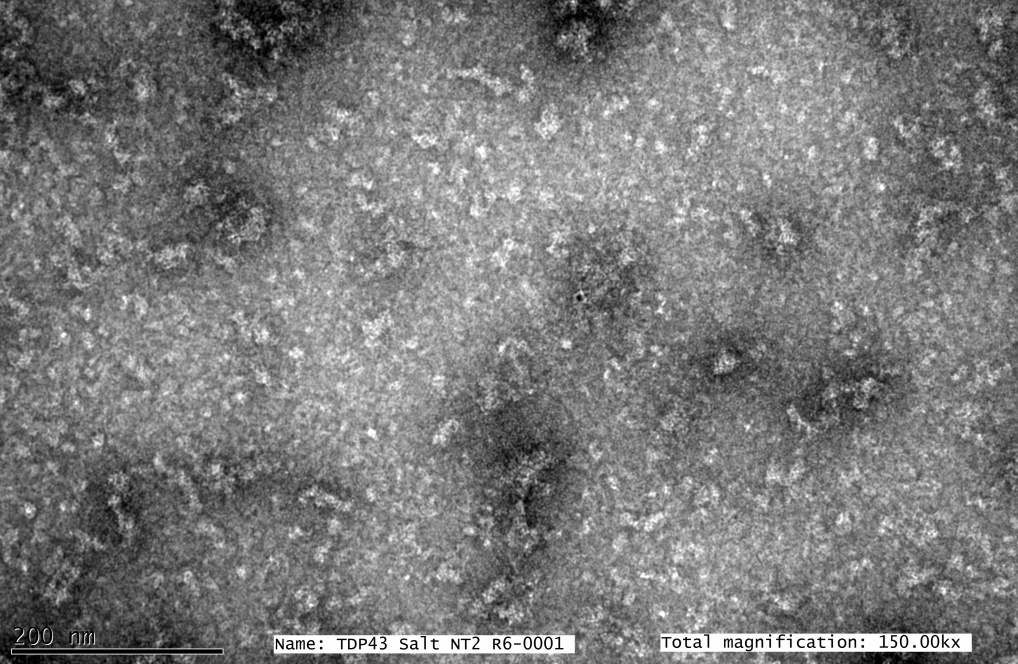
#> input picture samples/compressed/tdp43_compressed_0.jpg, 1018 x 664 px; its folder holds only this picture in this run
$ jupyter execute 2_pygempick-tutorial-dual-high-contrast-detection.ipynb   (shell and % lines are left out)   (older library calls are emulated)
#> lines starting #> are read from the running program, lines starting #| are printed output that depends on the picture
#> further down, orig_img is the input picture: shape (664, 1018, 3); min 0, max 255, mean 123.1
### pygempick/core.py
"""
Created on Wed May  9 15:06:15 2018

@author: Joseph Marsilla
@email: joseph.marsilla@mail.utoronto.ca

"""
import numpy as np
import cv2

# [53 lines left out: functions file2compress, img2compress, back_eq, not called in this run]


##define the filter of the scaled 3x3 laplacian kernel...(High Contract LPF)
def hclap_filt(p,image, noise):

    '''
    New High Contrast Laplace Filter. Takes even and odd scaling parameters 5+, input is
    regular py.compress image output, if noise == 'yes' will add median blur after filter applied.

    '''
#> called with p = 25, noise = 'no'

    image = cv2.cvtColor(image, cv2.COLOR_RGB2GRAY)

    kernel = np.array([[0,-1,0], [-1,p,-1], [0,-1,0]])

    output = cv2.filter2D(image, -1, kernel)
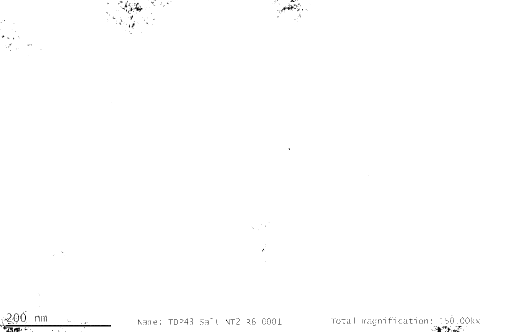
#> output: shape (664, 1018) (shown at 1/2 size); min 0, max 255, mean 254

    if noise == 'yes':

        output = cv2.medianBlur(output,9)

    return output


def hlog_filt(p, image, noise):

    '''
    New High-Contrast Laplace of Gaussian Filter. Takes odd and even scaling #
    parameters 18+ , input image is regular py.compress image output,
    if noise == 'yes' will add median blur after filter applied.

    '''
#> called with p = 20, noise = 'no'

    gray_img = cv2.cvtColor(image, cv2.COLOR_RGB2GRAY)

    kernel = np.array([[0,0,-1,0,0],[0,-1,-2,-1,0],[-1,-2,p,-2,-1],[0,-1,-2,-1,0],[0,0,-1,0,0]])

    output = cv2.filter2D(gray_img, -1, kernel)
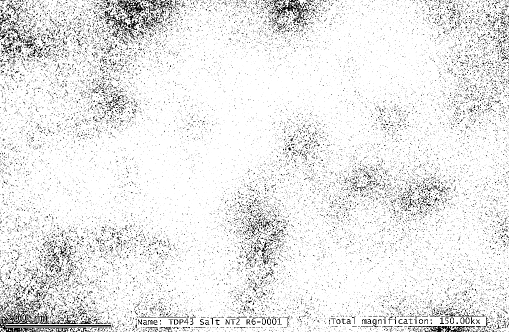
#> output: shape (664, 1018) (shown at 1/2 size); min 0, max 255, mean 233.3

    if noise == 'yes':

        output = cv2.medianBlur(output,9)

    return output


##define difference of Gaussian Filter as used w/ SIFT method...(Lowe,2004)
# [44 lines left out: functions dog_filt, bin_filt, not called in this run]


def pick(image, minAREA, minCIRC, minCONV, minINER, minTHRESH):
    '''
    image = resulting binary image from filter, minArea = lowest area in pixels
    of gold particle (20 px**2), lowest circularity of gold particle [.78 is square],
    minConv = lowest convextivity parameter (is there a space between detected
    particle - optimization with this parameter can help us differentiate between
    overlapping particles, minINER = minimum inertial ratio (filters particle
    based on their eliptical properties).

    Detects immunogold particles on filtered binary image by optimizing picking
    across 4 main paramaters using OpenCv's simple blob detector.

    Have to optimize for each set separately on a per class or per trial basis.

    '''
#> called with minAREA = 37, minCIRC = 0.71, minCONV = 0.5, minINER = 0.5, minTHRESH = 0
    # Set up the SimpleBlobdetector with default parameters.
    params = cv2.SimpleBlobDetector_Params()

    if minAREA > 0:
        # Filter by Area.
        params.filterByArea = True
        params.minArea = minAREA

    if minCIRC > 0:
        # Filter by Circularity
        params.filterByCircularity = True
        params.minCircularity = minCIRC

    if minCONV > 0:
        # Filter by Convexity
        params.filterByConvexity = True
        params.minConvexity = minCONV

    if minINER > 0:
        #  Filter by Inertia - fix this by theory (what does gold particle look like?)
        params.filterByInertia =True
        params.minInertiaRatio = minINER

    if minTHRESH > 0:
        # Change thresholds
        params.minThreshold = 0;
        params.maxThreshold = minTHRESH;

    else:
         params.maxThreshold = 255;

    detector = cv2.SimpleBlobDetector_create(params)

    keypoints1 = detector.detect(image)
#> keypoints1 = ()

    return keypoints1

def key_filt(keypoints1,keypoints2):

    '''
    If there are any similar keypoints between two filtering methods used,
    This will find and remove duplicates in one list.
    '''
    duplicates = 0

    if len(keypoints1) != 0 and len(keypoints2) != 0:

        newk1 = keypoints1
        for k1 in keypoints1:
            for k2 in keypoints2:

                if int(k1.pt[0]) == int(k2.pt[0]) and int(k1.pt[1]) == int(k2.pt[1]):
                    #if condition is met then one duplicate is removed from
                    #duplicated list above...
                    newk1.remove(k1)
                    duplicates += 1

        return newk1, duplicates

    else:

        return keypoints1, duplicates


# [146 lines left out: functions snapshots, laplace_of_gaussian, not called in this run]

### supdocs/2_pygempick-tutorial-dual-high-contrast-detection.ipynb
# pyGemPick Tutorial 2: Dual High-Contrast Filtering with Detection

## How To Effectively Pick A Lot of Inmmunogold Particles, Fast & Accurate!

{ Insert Video Here Once Completed!}

## Step 1: Micrograph Filtering

After the images are compressed - the resulting jpg can be compressed and and then detected simpultaneously! __*(Note: I like working with compressed images in a separate folder so they can be reused in subsequent processing steps!)*__

I have successfully derived high-contrast versions of common low-pass, edge detecting filters! These show the modifications of the laplace edge detection kernel and laplace of gaussian kernel respectively. Firstly, the kernels were negated and the anchoring value at the center of the kernel was removed and replaced with a scaling factor! Each pass of the filter - produces a binary image where the gold particles are isolated and can be easily detected with optimization of [OpenCv's Simple Blob Detector](https://www.learnopencv.com/blob-detection-using-opencv-python-c/). Note for the HCLAP kernel, anchor values can be chosen 6+ whereas the HLOG kernel anchor values of 18+ are reccommended! These kernels are applied to the image by a matrix convolution operation made possible by [OpenCv's **filter2D( )** function](https://docs.opencv.org/3.0-beta/modules/imgproc/doc/filtering.html)!

### High Contrast Laplace Kernel (HCLAP)

$$\begin{align} \begin{bmatrix}0 &-1 & 0\\-1 & p & -1\\0 & -1 & 0 \end{bmatrix} \end{align}$$

### High Contrast Laplace of Gaussian Kernel (HLOG)

$$\begin{align} \begin{bmatrix}0 & 0 &-1 & 0 & 0\\0 & -1 & -2 & -1 & 0\\-1 & -2 & p & -2 & -1\\0 & -1 & -2 & -1 & 0\\0 & 0 &-1 & 0 & 0 \end{bmatrix} \end{align}$$

## Step 2: Gold Particle Detection

After sucessful detection, the binary images are then passed into the py.pick() function. This function takes the binary images from one of the filters provided plus 5 additional picking values. __*Note: For best results, it is reccomended that images taken at different magnifications are processed separately in different image sets!*__

    1. __minArea:__ allows you to set the minimum number of pixels that will be present in a gold particle on the images which you're trying to detect.

    2. __minCirc:__ allows you to filter the detected gold particles based on how close to a circle that particle looks like. Due to the magnification, excessive counter staining and the properties of the filters themselves - this value will be less than the ideal which is one!

$$minCirc = \frac{4*\pi*Area}{(perimeter)^2}$$

    3. __minConv__: As the article above suggests, "Convexity is defined as the (Area of the Blob / Area of it’s convex hull). Convex Hull of a shape is the tightest convex shape that completely encloses the shape.'

    4. __minIner__: The Inertia ratio of a object allows you to filter the gold particles by how elongated that shape looks.  minIner=1 defines a complete circle. Ideally, this parameter uses a type of Hessian Matrix analysis to gain the required result! Due to the magnification, excessive counter staining and the properties of the filters themselves - this value will be less than the ideal!


    5. __minThresh__: applies simple binary thresholding to the image. Usually, when using other filtering techniques and binary image already obtained, this value is set to zero!


[cell 1]
import glob
import cv2
import numpy as np
import pygempick.core as py
import pygempick.modeling as mod
import pygempick.spatialstats as spa
import matplotlib.pyplot as plt

[cell 2]
#input your folder location with compressed jpg images
images = glob.glob('/home/joseph/Documents/pygempick/samples/compressed/*.jpg')

[cell 3]
#difine filtering paramaters
pclap = 25 #HCLAP anchor value
plog  = 20 #HLOG anchor value
i = 0 #image counter

[cell 4]
image_number = [] #list for image number counter
detected = [] #list for detected numbr of keypoints

[cell 5]
for image in images:

    orig_img = cv2.imread(image) ##reads specific jpg image from folder with compressed images
    output1 = py.hclap_filt(pclap, orig_img, 'no')
    output2 = py.hlog_filt(plog, orig_img, 'no')
    #output1 = py.dog_filt(p,orig_img)
    #output2 = py.bin_filt(p, orig_img)

    #write each binary images to the binary folder of your choice!
    cv2.imwrite('/home/joseph/Documents/pygempick/samples/binary/{}_hclap_{}.jpg'.format(i, pclap), output1)
    cv2.imwrite('/home/joseph/Documents/pygempick/samples/binary/{}_hlog_{}.jpg'.format(i, plog),output2)

    #image, minArea, minCirc, minConv, minIner, minThres
    keypoints1 = py.pick(output1, 37, .71, .5 , .5, 0)
#> keypoints1 = ()
    keypoints2 = py.pick(output2, 37, .71, .5 , .5, 0)
#> in pick (call 2), `keypoints1 = detector.detect(image)`: keypoints1 = 1 keypoints; (x, y, size): (579, 298, 7)
#> keypoints2 = 1 keypoints; (x, y, size): (579, 298, 7)

    #this function removes duplicated detections
    keypoints1, dup1 = py.key_filt(keypoints1, keypoints2)
#> dup1 = 0

    keypoints = keypoints1 + keypoints2
#> keypoints = 1 keypoints; (x, y, size): (579, 298, 7)

    # Draws detected blobs on image with green circles using opencv's draw keypoints
    imd = cv2.drawKeypoints(orig_img, keypoints, np.array([]), (0,255,0),\
                             cv2.DRAW_MATCHES_FLAGS_DRAW_RICH_KEYPOINTS)

    #write the image with the picked blobs to the picked folder - change name!
    cv2.imwrite('/home/joseph/Documents/pygempick/samples/picked/{}_picked.jpg'.format(i), imd)

    image_number.append(i)
    i+=1

    if len(keypoints) > 0:
        detected.append(len(keypoints1))
    else:
        detected.append(0)

[cell 6]
print('Total gold particles detected:', sum(detected))
#| Total gold particles detected: 0

[cell 7]
plt.figure()
plt.title('Aggregate Count in 6E10-Anti AB images.')
plt.plot(image_number, np.array(detected) , '.b-', label = "Dual High-Contrast Filtering")
#plt.plot(image_number, detected2, '.r-', label = "Filtered w/ DOG")
plt.xlabel("Image Number")
plt.ylabel("Particles Detected")
plt.legend(loc='best')
plt.show()
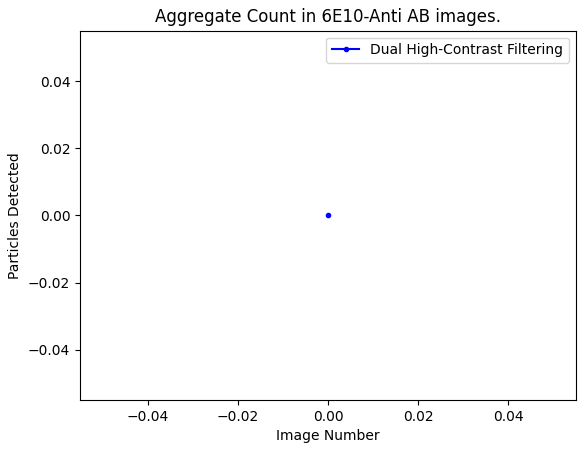
#> figure drawn by matplotlib, 1 panel

[cell 8]
plt.imshow(imd, cmap='gray')

[cell 9]
plt.imshow(output1, cmap='gray') #binary image of HCLAP filter

[cell 10]
plt.imshow(output2, cmap='gray') #binary image of HLOG filter

$ run again, on samples/compressed/tdp43_compressed_12.jpg
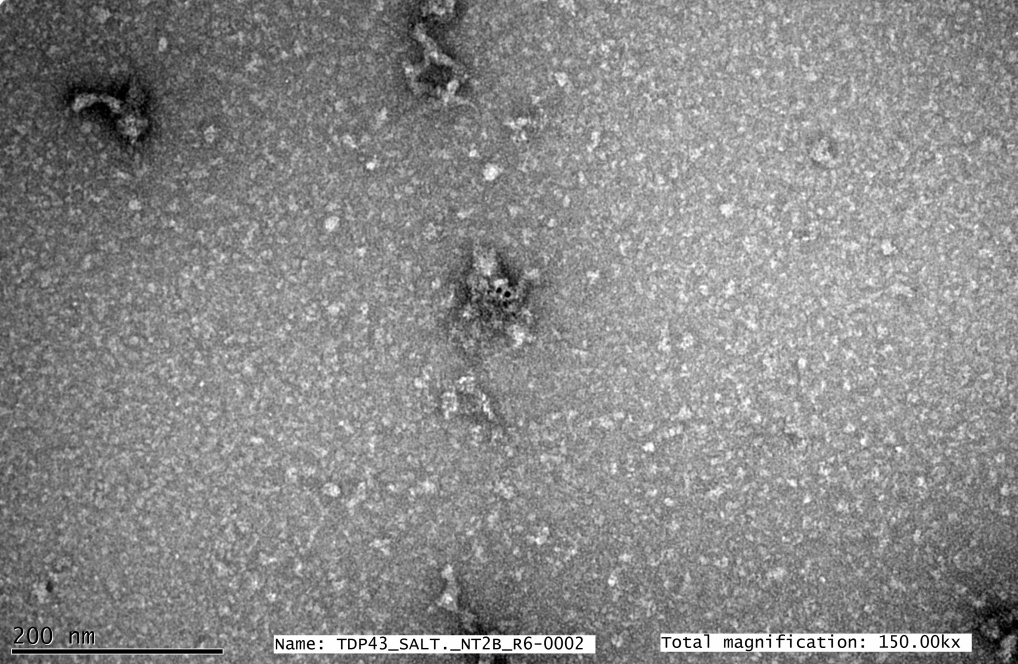
#> input picture samples/compressed/tdp43_compressed_12.jpg, 1018 x 664 px
#> orig_img is the input picture: shape (664, 1018, 3); min 0, max 255, mean 138.5
#> in hclap_filt, `output = cv2.filter2D(image, -1, kernel)`:
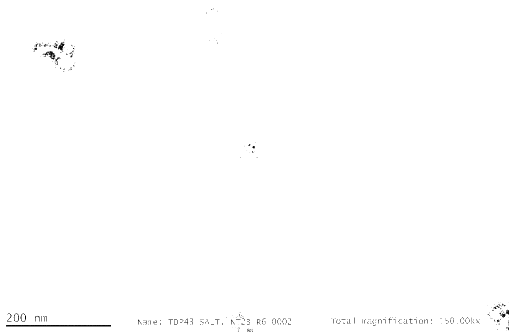
#> output: shape (664, 1018) (shown at 1/2 size); min 0, max 255, mean 254.1
#> in hlog_filt, `output = cv2.filter2D(gray_img, -1, kernel)`:
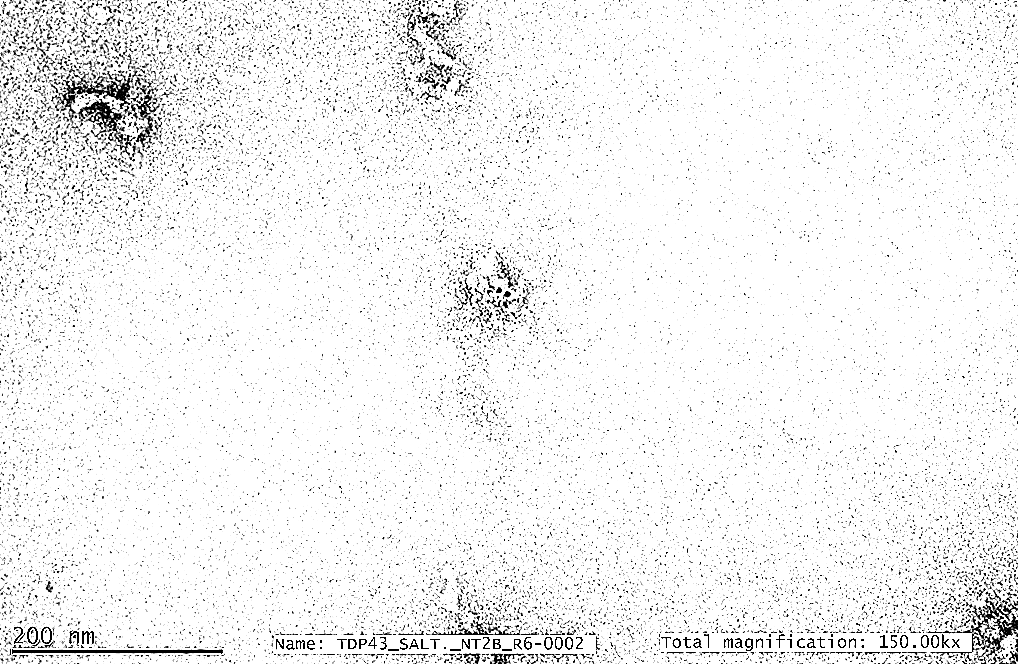
#> output: shape (664, 1018); min 0, max 255, mean 241.9
#> in pick, `keypoints1 = detector.detect(image)`: keypoints1 = ()
#> in pick (call 2), `keypoints1 = detector.detect(image)`: keypoints1 = 1 keypoints; (x, y, size): (504, 292, 7)
#> dup1 = 0
#> keypoints = 1 keypoints; (x, y, size): (504, 292, 7)
#| Total gold particles detected: 0

$ run again, on samples/compressed/tdp43_compressed_2.jpg
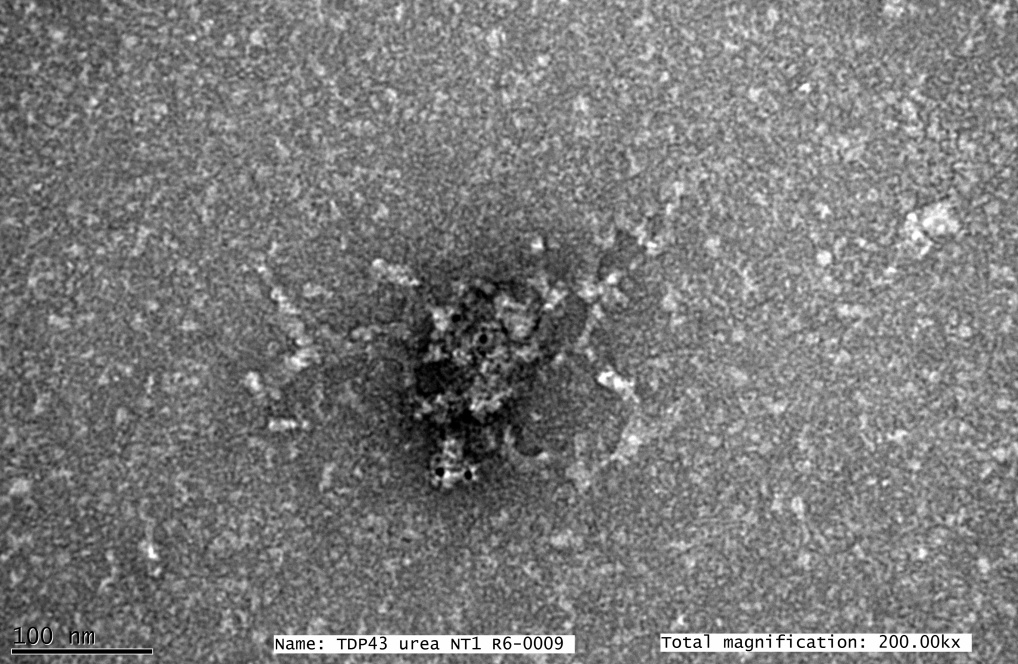
#> input picture samples/compressed/tdp43_compressed_2.jpg, 1018 x 664 px
#> orig_img is the input picture: shape (664, 1018, 3); min 0, max 255, mean 123.5
#> in hclap_filt, `output = cv2.filter2D(image, -1, kernel)`:
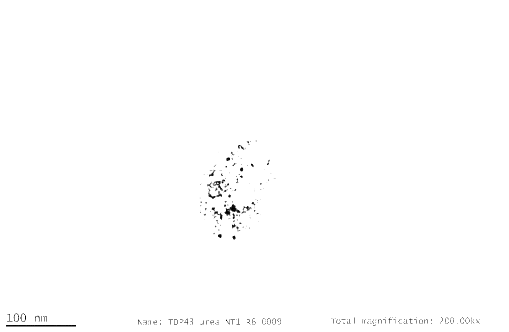
#> output: shape (664, 1018) (shown at 1/2 size); min 0, max 255, mean 253.9
#> in hlog_filt, `output = cv2.filter2D(gray_img, -1, kernel)`:
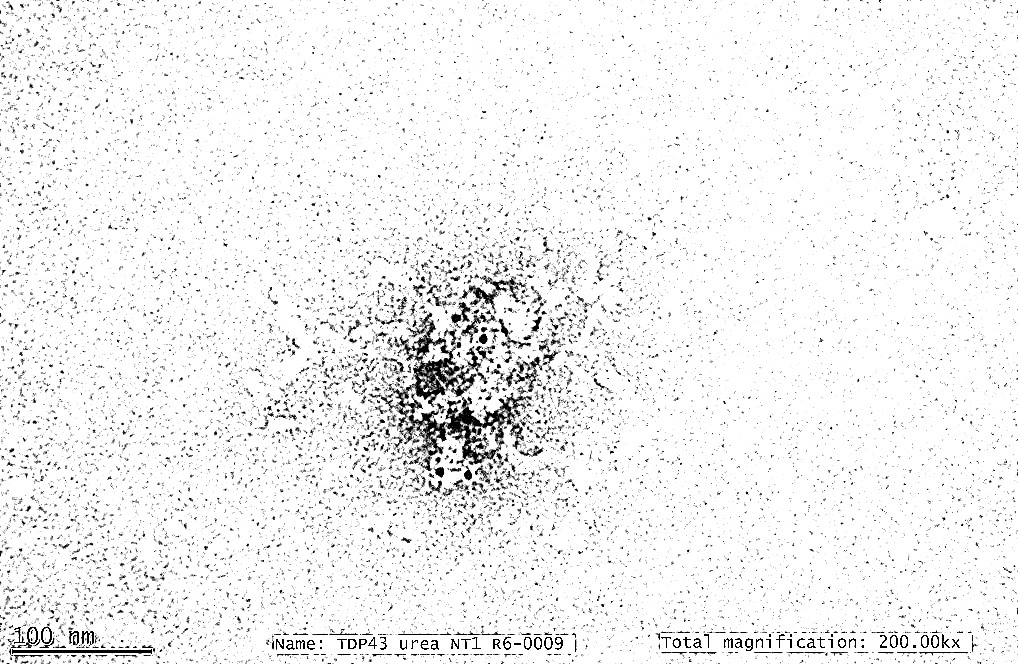
#> output: shape (664, 1018); min 0, max 255, mean 242.2
#> in pick, `keypoints1 = detector.detect(image)`: keypoints1 = 5 keypoints; (x, y, size): (439, 471, 8.3), (456, 318, 8.3), (483, 339, 8), (426, 417, 7.8), (468, 475, 7.6)
#> in pick (call 2), `keypoints1 = detector.detect(image)`: keypoints1 = 6 keypoints; (x, y, size): (439, 471, 10.2), (456, 318, 10), (483, 338, 10), (468, 475, 9.4), (480, 446, 7.4), (562, 448, 6.9)
#> keypoints2 has the same summary as keypoints1 in pick
#> newk1 = 5 keypoints; (x, y, size): (439, 471, 8.3), (456, 318, 8.3), (483, 339, 8), (426, 417, 7.8), (468, 475, 7.6)
#> the loop in key_filt, `for k1 in keypoints1:` made 1 pass
#> k1 on pass 1: keypoint at (467.7, 474.7), size 7.6
#> after the loop in key_filt, `for k1 in keypoints1:`: duplicates = 0
